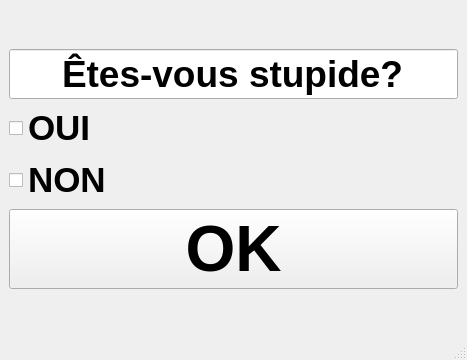
<?xml version="1.0" encoding="UTF-8"?>
<ui version="4.0">
 <class>MainWindow</class>
 <widget class="QMainWindow" name="MainWindow">
  <property name="geometry">
   <rect>
    <x>0</x>
    <y>0</y>
    <width>467</width>
    <height>360</height>
   </rect>
  </property>
  <property name="windowTitle">
   <string>MainWindow</string>
  </property>
  <widget class="QWidget" name="centralwidget">
   <layout class="QVBoxLayout" name="verticalLayout">
    <item>
     <layout class="QGridLayout" name="gridLayout">
      <item row="3" column="0">
       <widget class="QCheckBox" name="nein">
        <property name="font">
         <font>
          <family>Arial</family>
          <pointsize>26</pointsize>
          <weight>75</weight>
          <bold>true</bold>
         </font>
        </property>
        <property name="text">
         <string>NON</string>
        </property>
       </widget>
      </item>
      <item row="5" column="0">
       <widget class="QPushButton" name="ok">
        <property name="font">
         <font>
          <family>Arial</family>
          <pointsize>48</pointsize>
          <weight>75</weight>
          <bold>true</bold>
         </font>
        </property>
        <property name="text">
         <string>OK</string>
        </property>
       </widget>
      </item>
      <item row="2" column="0">
       <widget class="QCheckBox" name="ja">
        <property name="font">
         <font>
          <family>Arial</family>
          <pointsize>26</pointsize>
          <weight>75</weight>
          <bold>true</bold>
         </font>
        </property>
        <property name="layoutDirection">
         <enum>Qt::LeftToRight</enum>
        </property>
        <property name="text">
         <string>OUI</string>
        </property>
       </widget>
      </item>
      <item row="1" column="0">
       <widget class="QLineEdit" name="frage">
        <property name="font">
         <font>
          <family>Arial</family>
          <pointsize>28</pointsize>
          <weight>75</weight>
          <bold>true</bold>
         </font>
        </property>
        <property name="text">
         <string>Êtes-vous stupide?</string>
        </property>
        <property name="alignment">
         <set>Qt::AlignCenter</set>
        </property>
       </widget>
      </item>
     </layout>
    </item>
   </layout>
  </widget>
  <widget class="QMenuBar" name="menubar">
   <property name="geometry">
    <rect>
     <x>0</x>
     <y>0</y>
     <width>467</width>
     <height>21</height>
    </rect>
   </property>
  </widget>
  <widget class="QStatusBar" name="statusbar"/>
 </widget>
 <resources/>
 <connections/>
</ui>
